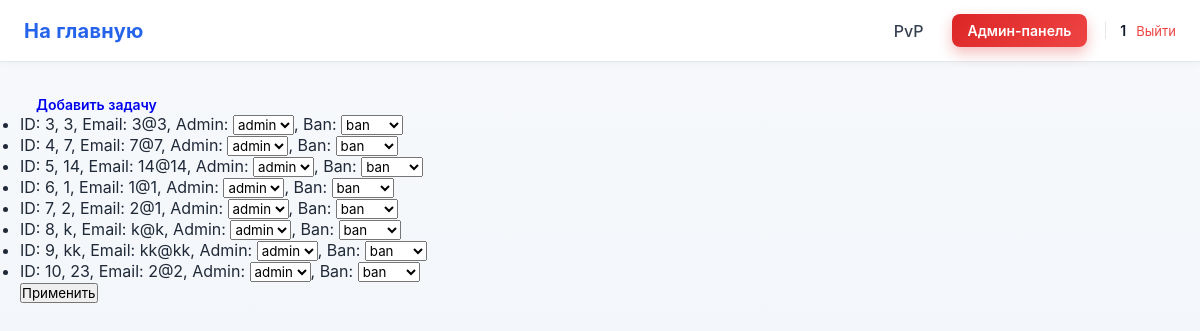
The app's page /admin (signed in) with its own data.
### data/users.py (models this page shows, shortened)
class User(SqlAlchemyBase, UserMixin):
    __tablename__ = 'users'
    id = sqlalchemy.Column(sqlalchemy.Integer,
                           primary_key=True, autoincrement=True)
    name = sqlalchemy.Column(sqlalchemy.String, nullable=True)
    email = sqlalchemy.Column(sqlalchemy.String,
                              index=True, unique=True, nullable=True)
    hashed_password = sqlalchemy.Column(sqlalchemy.String, nullable=True)
    elo_rating = sqlalchemy.Column(sqlalchemy.Float, default=1000)
    admin = sqlalchemy.Column(sqlalchemy.Boolean, default=0)
    ban = sqlalchemy.Column(sqlalchemy.Boolean, default=0)
    created_date = sqlalchemy.Column(sqlalchemy.DateTime,
                                     default=datetime.datetime.now)
    submissions = orm.relationship("Submissions", back_populates="user")

### main.py (the view)
@app.route('/admin', methods=["GET", "POST"])
@login_required
@admin_required
@user_ban
def admin():
    db_sess = db_session.create_session()
    users = db_sess.query(User)
    return render_template("admin_first.html", users=users)

### data/db_session.py (called while the page is built)
def create_session() -> Session:
    global __factory
    return __factory()

### main.py (called while the page is built)
@login_manager.user_loader
def load_user(user_id):
    db_sess = db_session.create_session()
    return db_sess.get(User, user_id)

def admin_required(func):
    @wraps(func)
    def wrapper(*args, **kwargs):
        if not current_user.admin:
            abort(403)
        return func(*args, **kwargs)
    return wrapper

def user_ban(func):
    @wraps(func)
    def wrapper(*args, **kwargs):
        if current_user.ban:
            abort(403)
        return func(*args, **kwargs)
    return wrapper

### templates/admin_first.html (shortened to what this page needs)
{% extends "base.html" %}
{% block content %}
<a class="btn btn-task" href="/admin/task">Добавить задачу</a>
<ul>
    {% for user in users %}
        <li>ID: {{user.id}}, {{ user.name }}, Email: {{user.email}}, Admin: <select><option value="admin">admin</option><option value="user">user</option></select>, Ban: <select><option value="ban">ban</option><option value="ban">unban</option></select></li>
    {% endfor %}
</ul>
<button type="button" id="applytBtn">Применить</button>
{% endblock %}

### templates/base.html (shortened to what this page needs)
<!doctype html>
<html lang="ru">
<head>
    <link rel="stylesheet" href="{{ url_for('static', filename='base.css') }}">
</head>
<body>
<header class="site-header">
    <nav class="navbar">
        <div class="nav-left">
            <a class="logo" href="/">На главную</a>
        </div>
        <div class="nav-right">
            {% if current_user.is_authenticated %}
                <a class="nav-link" href="/pvp">PvP</a>
                {% if current_user.admin %}
                    <a class="btn btn-admin" href="/admin">Админ-панель</a>
                {% endif %}
                <div class="user-menu">
                    <span class="username">{{ current_user.name }}</span>
                    <a class="logout" href="/logout">Выйти</a>
                </div>
            {% else %}
                <a class="btn btn-outline" href="/login">Войти</a>
                <a class="btn btn-primary" href="/register">Регистрация</a>
            {% endif %}
        </div>
    </nav>
</header>
<main class="page-content">
    {% block content %}{% endblock %}
</main>
</body>
</html>

### static/base.css (style rules this page uses)
* { box-sizing: border-box; margin: 0; padding: 0; font-family: "Inter", "Segoe UI", Arial, sans-serif; }
body { background: linear-gradient(180deg, #f7f9fc, #eef2f7); color: #1f2937; min-height: 100vh; }
.site-header { background: #ffffff; border-bottom: 1px solid #e5e7eb; box-shadow: 0 2px 8px rgba(0, 0, 0, 0.04); }
.navbar { max-width: 1200px; margin: 0 auto; padding: 14px 24px; display: flex; align-items: center; justify-content: space-between; }
.logo { font-size: 20px; font-weight: 700; text-decoration: none; color: #2563eb; letter-spacing: 0.3px; }
.nav-left, .nav-right { display: flex; align-items: center; gap: 18px; }
.nav-link { text-decoration: none; color: #374151; font-weight: 500; padding: 6px 10px; border-radius: 6px; transition: background 0.2s, color 0.2s; }
.btn-admin { background: linear-gradient(135deg, #dc2626, #ef4444); color: #ffffff; box-shadow: 0 6px 14px rgba(220, 38, 38, 0.3); }
.user-menu { display: flex; align-items: center; gap: 10px; padding-left: 14px; border-left: 1px solid #e5e7eb; }
.username { font-size: 14px; font-weight: 600; color: #111827; }
.logout { text-decoration: none; font-size: 13px; color: #ef4444; }
.btn { text-decoration: none; font-size: 14px; padding: 8px 16px; border-radius: 8px; font-weight: 600; transition: transform 0.15s, box-shadow 0.15s, background 0.15s; }
.page-content { max-width: 1200px; margin: 32px auto; padding: 0 20px; }

### records on screen
User: name "1", id "6", email "1@1"
User: id "3", name "3", email "3@3"
User: id "4", name "7", email "7@7"
User: id "5", name "14", email "14@14"
User: id "7", name "2", email "2@1"
User: id "8", name "k", email "k@k"
User: id "9", name "kk", email "kk@kk"
User: id "10", name "23", email "2@2"
